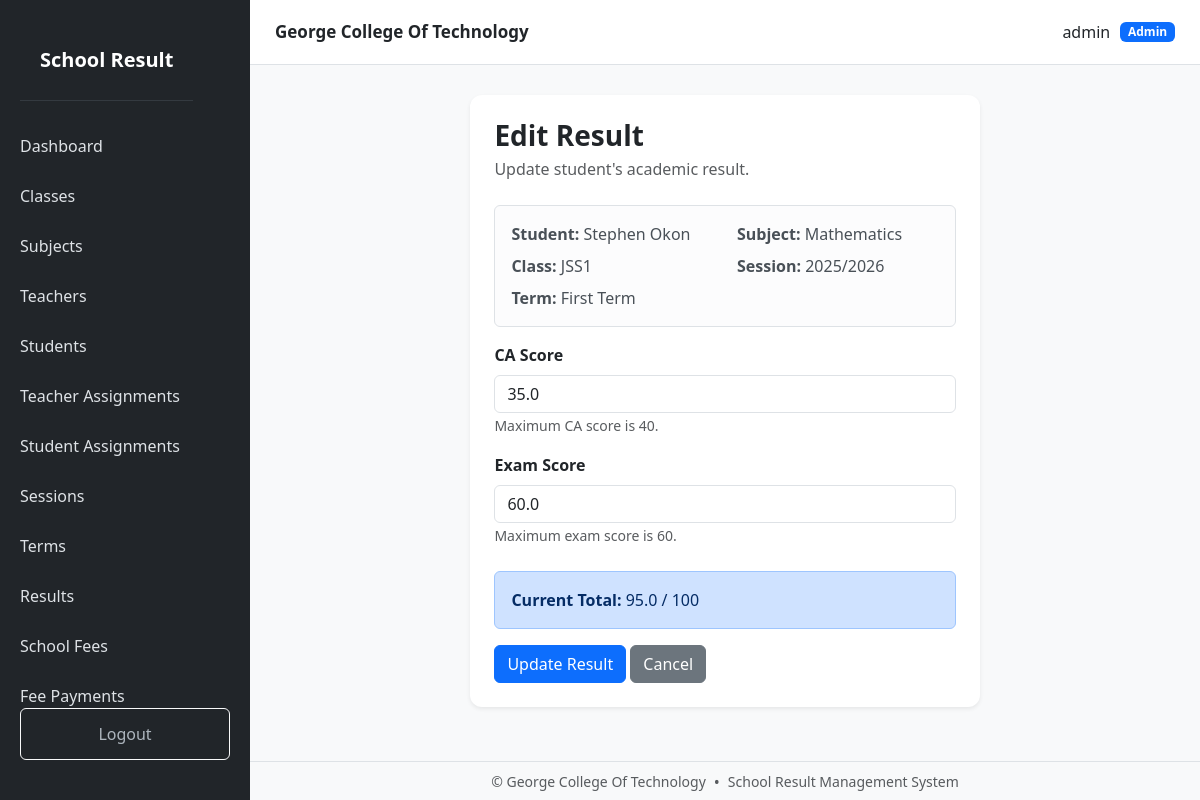
Page /results/3/edit (signed in) on the committed database.
### models.py (models this page shows, shortened)
class User(UserMixin, db.Model):
    __tablename__ = "users"
    id = db.Column(
        db.Integer,
        primary_key=True
    )
    username = db.Column(
        db.String(100),
        unique=True,
        nullable=False
    )
    password_hash = db.Column(
        db.String(255),
        nullable=False
    )
    role = db.Column(
        db.String(20),
        nullable=False,
        default="student"
    )
    is_active = db.Column(
        db.Boolean,
        default=True
    )
    teacher = db.relationship(
        "Teacher",
        back_populates="user",
        uselist=False
    )
    student = db.relationship(
        "Student",
        back_populates="user",
        uselist=False
    )

class Student(db.Model):
    __tablename__ = "students"
    id = db.Column(
        db.Integer,
        primary_key=True
    )
    user_id = db.Column(
        db.Integer,
        db.ForeignKey("users.id"),
        unique=True,
        nullable=False
    )
    name = db.Column(
        db.String(150),
        nullable=False
    )
    parent_name = db.Column(
        db.String(150)
    )
    age = db.Column(
        db.Integer
    )
    phone = db.Column(
        db.String(30)
    )
    classroom_id = db.Column(
        db.Integer,
        db.ForeignKey("classrooms.id"),
        nullable=True
    )
    is_active = db.Column(
        db.Boolean,
        default=True
    )
    user = db.relationship(
        "User",
        back_populates="student"
    )
    classroom = db.relationship(
        "Classroom",
        back_populates="students"
    )
    results = db.relationship(
        "Result",
        back_populates="student",
        cascade="all, delete-orphan"
    )

class Subject(db.Model):
    __tablename__ = "subjects"
    id = db.Column(
        db.Integer,
        primary_key=True
    )
    name = db.Column(
        db.String(100),
        unique=True,
        nullable=False
    )
    created_at = db.Column(
        db.DateTime,
        server_default=db.func.now()
    )
    teacher_assignments = db.relationship(
        "TeacherAssignment",
        back_populates="subject",
        cascade="all, delete-orphan"
    )
    results = db.relationship(
        "Result",
        back_populates="subject"
    )

class Classroom(db.Model):
    __tablename__ = "classrooms"
    id = db.Column(
        db.Integer,
        primary_key=True
    )
    name = db.Column(
        db.String(100),
        unique=True,
        nullable=False
    )
    created_at = db.Column(
        db.DateTime,
        server_default=db.func.now()
    )
    students = db.relationship(
        "Student",
        back_populates="classroom"
    )
    teacher_assignments = db.relationship(
        "TeacherAssignment",
        back_populates="classroom",
        cascade="all, delete-orphan"
    )
    results = db.relationship(
        "Result",
        back_populates="classroom"
    )

class SchoolSession(db.Model):
    __tablename__ = "school_sessions"
    id = db.Column(
        db.Integer,
        primary_key=True
    )
    year = db.Column(
        db.String(100),
        unique=True,
        nullable=False
    )
    created_at = db.Column(
        db.DateTime,
        server_default=db.func.now()
    )
    results = db.relationship(
        "Result",
        back_populates="session"
    )

class Term(db.Model):
    __tablename__ = "terms"
    id = db.Column(
        db.Integer,
        primary_key=True
    )
    name = db.Column(
        db.String(100),
        unique=True,
        nullable=False
    )
    created_at = db.Column(
        db.DateTime,
        server_default=db.func.now()
    )
    results = db.relationship(
        "Result",
        back_populates="term"
    )

class Result(db.Model):
    __tablename__ = "results"
    id = db.Column(
        db.Integer,
        primary_key=True
    )
    student_id = db.Column(
        db.Integer,
        db.ForeignKey("students.id"),
        nullable=False
    )
    subject_id = db.Column(
        db.Integer,
        db.ForeignKey("subjects.id"),
        nullable=False
    )
    classroom_id = db.Column(
        db.Integer,
        db.ForeignKey("classrooms.id"),
        nullable=False
    )
    session_id = db.Column(
        db.Integer,
        db.ForeignKey("school_sessions.id"),
        nullable=False
    )
    term_id = db.Column(
        db.Integer,
        db.ForeignKey("terms.id"),
        nullable=False
    )
    ca_score = db.Column(
        db.Float,
        default=0
    )
    exam_score = db.Column(
        db.Float,
        default=0
    )
    student = db.relationship(
        "Student",
        back_populates="results"
    )
    subject = db.relationship(
        "Subject",
        back_populates="results"
    )
    classroom = db.relationship(
        "Classroom",
        back_populates="results"
    )
    session = db.relationship(
        "SchoolSession",
        back_populates="results"
    )
    term = db.relationship(
        "Term",
        back_populates="results"
    )
    __table_args__ = (
        db.UniqueConstraint(
            "student_id",
            "subject_id",
            "session_id",
            "term_id",
            name="unique_student_subject_session_term"
        ),
    )
    @property
    def total_score(self):
        return (
            self.ca_score +
            self.exam_score
        )

### routes/result.py (the view, shortened to what this page needs)
@result.route(
    "/<int:id>/edit",
    methods=["GET", "POST"]
)
@login_required
def edit_result(id):
    result_obj = db.get_or_404(
        Result,
        id
    )
    return render_template(
        "result/edit.html",
        result=result_obj
    )

### templates/result/edit.html (shortened to what this page needs)
{% extends "base.html" %}
{% block content %}
<div class="row justify-content-center">
    <div class="col-lg-7">
        <div class="card shadow-sm border-0">
            <div class="card-body p-4">
                <div class="mb-4">
                    <h3 class="fw-bold mb-1">
                        Edit Result
                    </h3>
                    <p class="text-muted mb-0">
                        Update student's academic result.
                    </p>
                </div>
                <div class="alert alert-light border">
                    <div class="row">
                        <div class="col-md-6">
                            <strong>
                                Student:
                            </strong>
                            {{ result.student.name }}
                        </div>
                        <div class="col-md-6">
                            <strong>
                                Subject:
                            </strong>
                            {{ result.subject.name }}
                        </div>
                        <div class="col-md-6 mt-2">
                            <strong>
                                Class:
                            </strong>
                            {{ result.classroom.name }}
                        </div>
                        <div class="col-md-6 mt-2">
                            <strong>
                                Session:
                            </strong>
                            {{ result.session.year }}
                        </div>
                        <div class="col-md-6 mt-2">
                            <strong>
                                Term:
                            </strong>
                            {{ result.term.name }}
                        </div>
                    </div>
                </div>
                <form method="POST">
                    <div class="mb-3">
                        <label class="form-label fw-semibold">
                            CA Score
                        </label>
                        <input
                            type="number"
                            name="ca_score"
                            class="form-control"
                            min="0"
                            max="40"
                            step="0.01"
                            value="{{ result.ca_score }}"
                            required
                        >
                        <small class="text-muted">
                            Maximum CA score is 40.
                        </small>
                    </div>
                    <div class="mb-4">
                        <label class="form-label fw-semibold">
                            Exam Score
                        </label>
                        <input
                            type="number"
                            name="exam_score"
                            class="form-control"
                            min="0"
                            max="60"
                            step="0.01"
                            value="{{ result.exam_score }}"
                            required
                        >
                        <small class="text-muted">
                            Maximum exam score is 60.
                        </small>
                    </div>
                    <div class="alert alert-primary">
                        <strong>
                            Current Total:
                        </strong>
                        {{ result.total_score }}
                        / 100
                    </div>
                    <button
                        type="submit"
                        class="btn btn-primary"
                    >
                        Update Result
                    </button>
                    <a
                        href="{{ url_for('result.list_results') }}"
                        class="btn btn-secondary"
                    >
                        Cancel
                    </a>
                </form>
            </div>
        </div>
    </div>
</div>
{% endblock %}

### templates/base.html (shortened to what this page needs)
<!DOCTYPE html>
<html lang="en">
<head>
    <link
        href="https://cdn.jsdelivr.net/npm/bootstrap@5.3.3/dist/css/bootstrap.min.css"
        rel="stylesheet"
    >
    <link
        rel="stylesheet"
        href="{{ url_for('static', filename='css/style.css') }}"
    >
</head>
<body>
{% if current_user.is_authenticated %}
<div
    class="sidebar"
    id="sidebar"
>
    <div class="sidebar-header">
        <div class="brand">
            School Result
        </div>
    </div>
    {% if current_user.role == "admin" %}
        <a href="{{ url_for('dashboard.index') }}">
            Dashboard
        </a>
        <a href="{{ url_for('classroom.list_classrooms') }}">
            Classes
        </a>
        <a href="{{ url_for('subject.list_subjects') }}">
            Subjects
        </a>
        <a href="{{ url_for('teacher.list_teachers') }}">
            Teachers
        </a>
        <a href="{{ url_for('student.list_students') }}">
            Students
        </a>
        <a href="{{ url_for('assignment.list_assignments') }}">
            Teacher Assignments
        </a>
        <a href="{{ url_for('student.student_assignments') }}">
            Student Assignments
        </a>
        <a href="{{ url_for('session.list_sessions') }}">
            Sessions
        </a>
        <a href="{{ url_for('term.list_terms') }}">
            Terms
        </a>
        <a href="{{ url_for('result.list_results') }}">
            Results
        </a>
        <a href="{{ url_for('fee.school_fees') }}">
            School Fees
        </a>
        <a href="{{ url_for('payment.fee_payments') }}">
            Fee Payments
        </a>
    {% endif %}
    <div class="logout">
        <a
            href="{{ url_for('auth.logout') }}"
            class="btn btn-outline-light w-100"
        >
            Logout
        </a>
    </div>
</div>
<div class="main-content">
    <div class="page-wrapper">
        <div class="topbar">
            <strong class="topbar-title">
                George College Of Technology
            </strong>
            <div class="topbar-user">
                <span>
                    {{ current_user.username }}
                </span>
                <span class="badge bg-primary">
                    {{ current_user.role|capitalize }}
                </span>
            </div>
        </div>
        <main class="content">
            {% block content %}
            {% endblock %}
        </main>
        <footer
            class="no-print border-top bg-light mt-4 py-2"
        >
            <div
                class="container-fluid d-flex justify-content-center align-items-center flex-wrap gap-2"
            >
                <small class="text-muted">
                    &copy; {{ current_year }}
                    George College Of Technology
                </small>
                <span class="text-muted">
                    •
                </span>
                <small class="text-muted">
                    School Result Management System
                </small>
            </div>
        </footer>
    </div>
</div>
{% else %}
<!-- =========================================================
     PUBLIC / AUTH PAGES
========================================================= -->
{% block auth_content %}
{% endblock %}
{% endif %}
</body>
</html>

### static/css/style.css (style rules this page uses)
body { background: #f5f7fb; }
.sidebar { width: 250px; min-height: 100vh; background: #212529; position: fixed; left: 0; top: 0; bottom: 0; }
.brand { color: white; font-size: 22px; font-weight: bold; padding: 25px 20px; border-bottom: 1px solid #343a40; }
.sidebar a { display: block; color: #adb5bd; text-decoration: none; padding: 13px 20px; }
.logout { position: absolute; bottom: 20px; width: 100%; padding: 0 20px; }
.main-content { margin-left: 250px; min-height: 100vh; }
.topbar { background: white; padding: 18px 30px; border-bottom: 1px solid #ddd; display: flex; justify-content: space-between; }
.content { padding: 30px; }
.card { border: none; border-radius: 12px; }
body { margin: 0; background: #f8f9fa; }
.sidebar { position: fixed; top: 0; left: 0; width: 250px; height: 100vh; background: #212529; color: white; z-index: 1050; display: flex; flex-direction: column; overflow-y: auto; }
.sidebar-header { display: flex; align-items: center; justify-content: space-between; padding: 20px; }
.brand { font-size: 20px; font-weight: bold; }
.sidebar > a { display: block; color: #dee2e6; text-decoration: none; padding: 13px 20px; transition: 0.2s; }
.logout { margin-top: auto; padding: 20px; }
.topbar { height: 65px; background: white; border-bottom: 1px solid #dee2e6; display: flex; align-items: center; justify-content: space-between; padding: 0 25px; position: sticky; top: 0; z-index: 1000; }
.topbar-title { font-size: 17px; }
.topbar-user { display: flex; align-items: center; gap: 10px; }

### rows in the picture
User: username "admin", role "Admin"
Student: student.name "Stephen Okon"
Subject: subject.name "Mathematics"
Classroom: classroom.name "JSS1"
SchoolSession: session.year "2025/2026"
Term: term.name "First Term"
Result: ca_score "35.0", exam_score "60.0", total_score "95.0"
